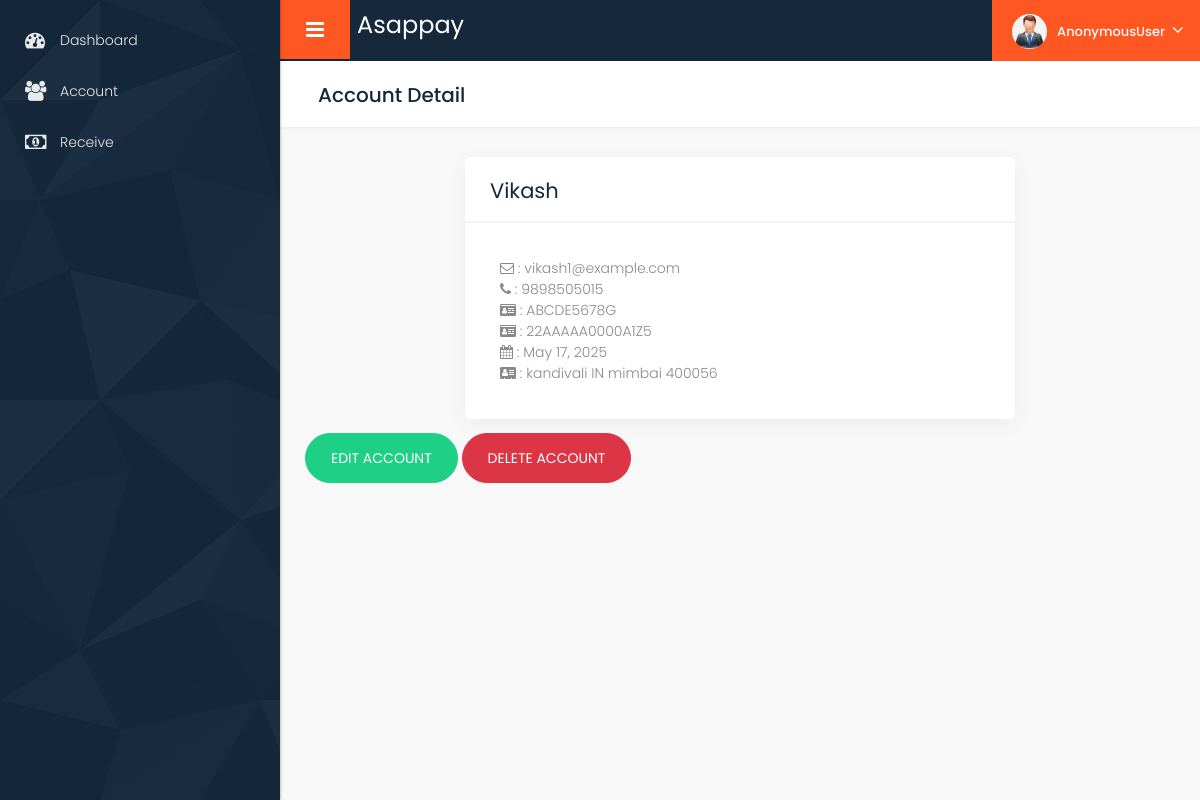
/asappayapp/accountdetail/2/, run on the app's committed database.
### asappayapp/models.py (models this page shows)
class Accountsc(models.Model):
    accountid = models.AutoField(primary_key=True)
    userid = models.ForeignKey(User,on_delete=models.SET_NULL,null=True,default=None)
    accountname = models.CharField(max_length=100)
    accountemailid = models.EmailField()
    accountphone = PhoneNumberField()
    accountpan = models.CharField(max_length=10)
    accountgst = models.CharField(max_length=15)
    accountcreatedate = models.DateField()
    address = models.CharField(max_length=255, default='N/A')
    country = CountryField(null=True)
    city = models.CharField(max_length=100, null=True)
    pincode = models.CharField(max_length=10, default='000000')

### asappayapp/views.py (the view)
# urls.py: path("accountdetail/<int:accountid>/", views.accountdetail, name="accountdetail"),
def accountdetail(req,accountid):
    accounts=Accountsc.objects.get(accountid=accountid)
    context={"accounts":accounts}
    return render(req, "Accountdetail.html",context)

### asappayapp/templates/Accountdetail.html
{% extends 'baseinner.html' %}
{% load static %}
{% block body %}
	<div class="midde_cont">
	<div class="container-fluid">
		<div class="row column_title">
			<div class="col-md-12">
				<div class="page_title">
					<h2>Account Detail</h2>
					</div>
			</div>
		</div>
		<div class="row column1">
			<div class="col-md-2"></div>
			<div class="col-md-8">
				<div class="white_shd full margin_bottom_30">
					<div class="full graph_head">
						<div class="heading1 margin_0">
							<h2>{{ accounts.accountname|title }}</h2>
						</div>
					</div>
					<div class="full price_table padding_infor_info">
						<div class="row">
							<div class="col-lg-12">
								<div class="full dis_flex center_text">
                                    <ul class="list-unstyled">
                                        <li><i class="fa fa-envelope-o"></i> : {{accounts.accountemailid}}</li>
                                        <li><i class="fa fa-phone"></i> : {{accounts.accountphone}}</li>
                                        <li><i class="fa fa-id-card"></i> : {{accounts.accountpan}}</li>
                                        <li><i class="fa fa-id-card"></i> : {{accounts.accountgst}}</li>
                                        <li><i class="fa fa-calendar"></i> : {{accounts.accountcreatedate}}</li>
                                        <li><i class="fa fa-address-card"></i> : {{accounts.address}} {{accounts.country}} {{accounts.city}} {{accounts.pincode}}</li>
                                    </ul>
								</div>
							</div>
						</div>
					</div>
				</div>
			</div>
			<div class="mt-3">
                <a href="{% url 'editaccount'  accounts.accountid %}" class="btn btn-success" style="border-radius: 25px;text-transform: uppercase;padding: 0 25px;height: 50px;line-height: 3.5;">Edit account</a>
                <a href="{% url 'deleteaccount'  accounts.accountid  %}" class="btn btn-danger" style="border-radius: 25px;text-transform: uppercase;padding: 0 25px;height: 50px;line-height: 3.5;">Delete account</a>
            </div>
			<div class="col-md-2"></div>
		</div>
	</div>
	</div>
{% endblock %}

### asappayapp/static/css/main.css (style rules this page uses)
* { margin: 0; padding: 0; outline: none !important; }
html, body { color: #898989; font-size: 14px; font-family: 'Poppins', sans-serif; line-height: normal; font-weight: 300; overflow-x: hidden !important; }
a { color: #1f1f1f; text-decoration: none !important; outline: none !important; -webkit-transition: all .3s ease-in-out; -moz-transition: all .3s ease-in-out; -ms-transition: all .3s ease-in-out; -o-transition: all .3s ease-in-out; transition: all .3s ease-in-out; }
h1, h2, h3, h4, h5, h6 { letter-spacing: 0; font-weight: normal; position: relative; padding: 0; font-weight: normal; line-height: normal; color: #1f1f1f; margin: 0 }
a { color: #898989; text-decoration: none; outline: none; }
a, .btn { text-decoration: none !important; outline: none !important; -webkit-transition: all .3s ease-in-out; -moz-transition: all .3s ease-in-out; -ms-transition: all .3s ease-in-out; -o-transition: all .3s ease-in-out; transition: all .3s ease-in-out; }
.btn-success { color: #fff; background-color: #1ed085; border-color: #1ed085; }
ul { list-style-type: none; padding: 0px; margin: 0px; }
.padding_infor_info { padding: 35px 35px; float: left; width: 100%; }
h2 { font-size: 30px; color: #000; line-height: 20px; font-weight: 700; position: relative; }
.full { width: 100%; float: left; }
.heading1 h2 { line-height: normal; font-size: 21px; font-weight: 400; margin: 0; padding-left: 0; color: #15283c; letter-spacing: 0px; }
.margin_0 { margin: 0 !important; }
i, span { display: inline-block; }
.page_title { background: #fff; margin-top: 0; margin-bottom: 30px; padding: 25px 35px 22px 38px; box-shadow: 1px 0 5px rgba(0, 0, 0, 0.1); margin-left: -40px; margin-right: -40px; position: relative; }
.page_title h2 { font-size: 20px; font-weight: 500; color: #15283c; }
.graph_head { padding: 18px 25px 15px; float: left; width: 100%; border-bottom: solid #f3f3f3 2px; }
.heading1 { float: left; padding: 0 0 20px 0; width: 100%; margin-top: 50px; }
.graph_head .heading1 { float: left; padding: 0; width: auto; }
.white_shd { background: #fff; box-shadow: 0 5px 20px rgba(0, 0, 0, 0.05); border-radius: 5px; margin-top: 0; }
.dis_flex { display: flex; }

### data on the page
Accountsc: accountname "Vikash", accountemailid "vikash1@example.com", accountphone "9898505015", accountpan "ABCDE5678G", accountgst "22AAAAA0000A1Z5", accountcreatedate "May 17, 2025", address "kandivali", country "IN", city "mimbai", pincode "400056"

### other printed values
{{ user }} "AnonymousUser"
